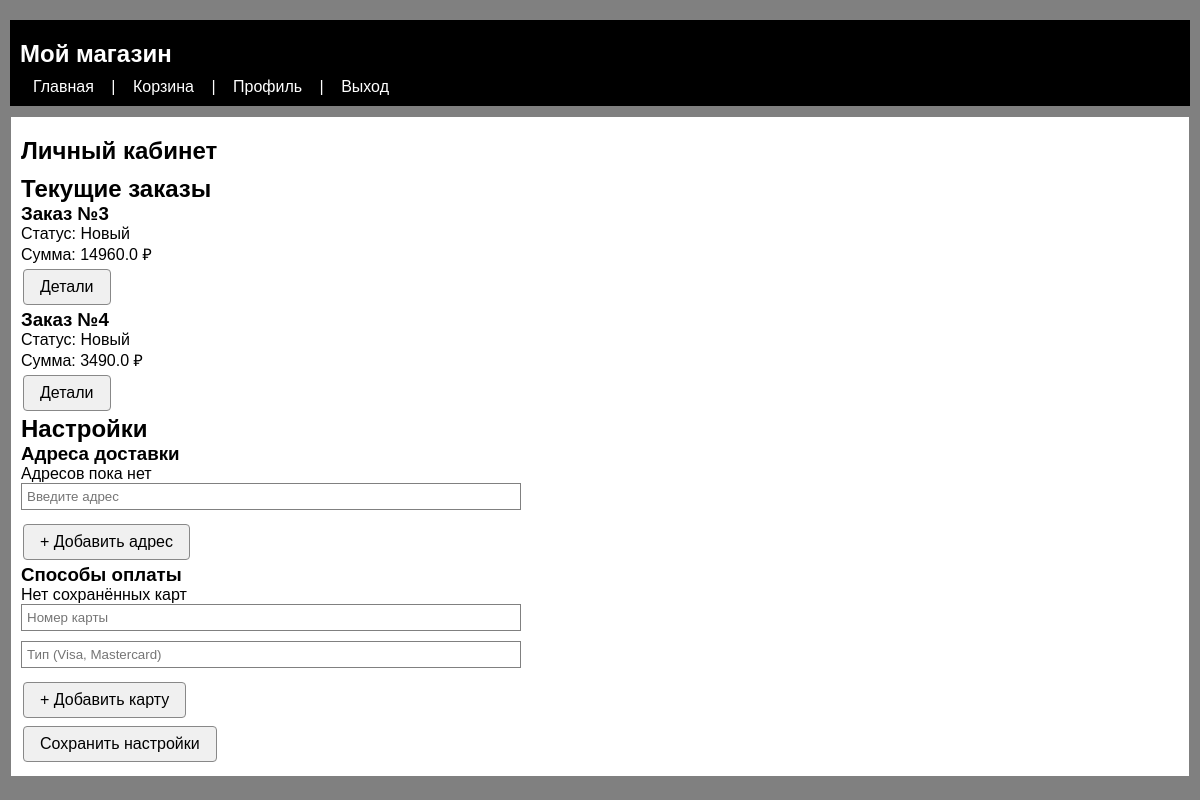
The app's page /profile (signed in) with its own data.
### data/__all_models.py (models this page shows)
class Order(SqlAlchemyBase):
    __tablename__ = 'orders'
    id = Column(Integer, primary_key=True, autoincrement=True)
    person_id = Column(Integer, ForeignKey('persons.id'), nullable=False)
    payment_type_id = Column(Integer, ForeignKey('payment_types.id'), nullable=True)
    order_type_id = Column(Integer, ForeignKey('order_types.id'), nullable=True)
    person = relationship("Person", back_populates="orders")
    payment_type_rel = relationship("PaymentType", back_populates="orders")
    order_type_rel = relationship("OrderType", back_populates="orders")
    items = relationship("OrderItem", back_populates="order", cascade="all, delete-orphan")

class OrderType(SqlAlchemyBase):
    __tablename__ = 'order_types'
    id = Column(Integer, primary_key=True, autoincrement=True)
    name = Column(String(50), nullable=False)
    orders = relationship("Order", back_populates="order_type_rel")

### app.py (the view)
@app.route('/profile', methods=['GET', 'POST'])
def profile():
    if 'user_id' not in session:
        return redirect(url_for('login'))
    db_sess = create_session()
    person = db_sess.query(Person).get(session['user_id'])
    profile_form = ProfileEditForm(obj=person)
    password_form = ChangePasswordForm()
    if request.method == 'POST' and 'save_settings' in request.form:
        person.newsletter = 'newsletter' in request.form
        person.save_history = 'save_history' in request.form
        db_sess.commit()
        flash('Настройки сохранены')
        return redirect(url_for('profile'))
    current_orders = db_sess.query(Order).filter(
        Order.person_id == person.id,
        Order.order_type_rel.has(OrderType.name != 'Доставлен')
    ).all()
    addresses = person.addresses
    payment_methods = person.payment_methods
    return render_template(
        'profile.html',
        person=person,
        form=profile_form,
        password_form=password_form,
        current_orders=current_orders,
        addresses=addresses,
        payment_methods=payment_methods
    )

### forms.py
class ProfileEditForm(FlaskForm):
    name = StringField('Имя', validators=[DataRequired(), Length(min=2, max=50)])
    email = EmailField('Email', validators=[DataRequired(), Email()])
    phone = StringField('Телефон', validators=[Optional(), Length(min=10, max=15)])
    avatar = FileField('Аватар', validators=[Optional()])  # для загрузки изображения
    submit = SubmitField('Сохранить изменения')

class ChangePasswordForm(FlaskForm):
    current_password = PasswordField('Текущий пароль', validators=[DataRequired()])
    new_password = PasswordField('Новый пароль', validators=[DataRequired(), Length(min=6)])
    confirm_new_password = PasswordField('Подтвердите новый пароль',
                                         validators=[DataRequired(), EqualTo('new_password')])
    submit = SubmitField('Изменить пароль')

### data/db_session.py (called while the page is built)
def create_session():
    global __factory
    if not __factory:
        raise Exception("База данных не инициализирована. Сначала вызовите global_init().")
    return __factory()

### templates/profile.html (shortened to what this page needs)
{% extends "base.html" %}
{% block content %}
<div class="profile-page">
    <h1>Личный кабинет</h1>
    <div class="profile-sections">
        <section class="current-orders">
            <h2>Текущие заказы</h2>
            <div class="orders-grid">
                {% if current_orders %}
                    {% for order in current_orders %}
                    <div class="order-card">
                        <h3>Заказ №{{ order.id }}</h3>
                        <p class="order-status">Статус: {{ order.order_type_rel.name }}</p>
                        <p>Сумма: {{ order.items|sum(attribute='price') * order.items|sum(attribute='amount') }} ₽</p>
                        <a href="{{ url_for('order_status', order_id=order.id) }}" class="btn">Детали</a>
                    </div>
                    {% endfor %}
                {% else %}
                    <p>Нет активных заказов</p>
                {% endif %}
            </div>
        </section>
        <section class="settings">
            <h2>Настройки</h2>
            <div class="settings-section">
                <h3>Адреса доставки</h3>
                {% if addresses %}
                    <ul class="list-group">
                    {% for addr in addresses %}
                        <li class="list-group-item">
                            {{ addr.address }}
                            <a href="{{ url_for('delete_address', addr_id=addr.id) }}" class="btn-small">Удалить</a>
                        </li>
                    {% endfor %}
                    </ul>
                {% else %}
                    <p>Адресов пока нет</p>
                {% endif %}
                <form method="POST" action="{{ url_for('add_address') }}" class="inline-form">
                    <input type="text" name="address" placeholder="Введите адрес" required>
                    <button type="submit" class="btn-small">+ Добавить адрес</button>
                </form>
            </div>
            <div class="settings-section">
                <h3>Способы оплаты</h3>
                {% if payment_methods %}
                    <ul class="list-group">
                    {% for card in payment_methods %}
                        <li class="list-group-item">
                            {{ card.card_type }} {{ card.card_number }}
                            <a href="{{ url_for('delete_card', card_id=card.id) }}" class="btn-small">Удалить</a>
                        </li>
                    {% endfor %}
                    </ul>
                {% else %}
                    <p>Нет сохранённых карт</p>
                {% endif %}
                <form method="POST" action="{{ url_for('add_card') }}" class="inline-form">
                    <input type="text" name="card_number" placeholder="Номер карты" required>
                    <input type="text" name="card_type" placeholder="Тип (Visa, Mastercard)">
                    <button type="submit" class="btn-small">+ Добавить карту</button>
                </form>
            </div>
                <div class="form-group">
                    <button type="submit" name="save_settings" class="btn">Сохранить настройки</button>
                </div>
        </section>
    </div>
</div>
{% endblock %}

### static/css/style.css (style rules this page uses)
* { margin: 0; padding: 0; box-sizing: border-box; }
body { font-family: Arial, sans-serif; background: gray; padding: 10px; }
h1 { margin: 10px 0; font-size: 24px; }
a { color: black; }
form { max-width: 500px; }
input, select, textarea, .form-control { width: 100%; padding: 5px; margin-bottom: 10px; border: 1px solid gray; }
button, .btn, input[type="submit"], input[type="button"], a.btn, .product-card .btn, .filter-buttons .btn, .add-to-cart-form .btn, .checkout-form .btn, .settings-form .btn, .simple-form .btn { display: inline-block; padding: 8px 16px; margin: 4px 2px; background-color: #f0f0f0; color: black; border: 1px solid #888; border-radius: 4px; text-decoration: none; text-align: center; cursor: pointer; font-size: 16px; transition: all 0.3s ease; }

### records on screen
Order: id "3", order_type_rel.name "Новый", items|sum "14960.0"
Order: id "4", order_type_rel.name "Новый", items|sum "3490.0"
